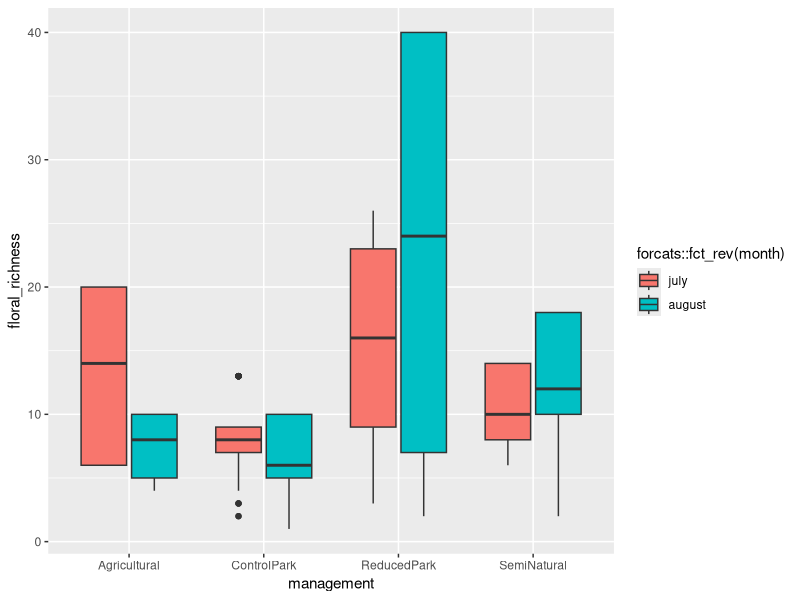
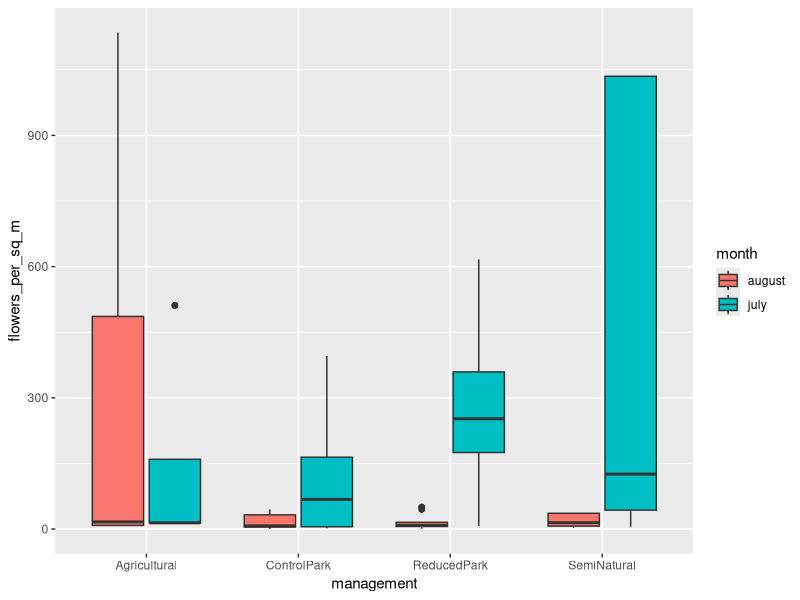

Generate these figures, in order, with R:
library(tidyverse)

# load data
floral_data <- read.csv("floral_abundances.csv")
site_gps_data <- read.csv("all_sites_2020.csv")

# merge floral data and site data tables by site name
merged_df <- (floral_data %>% full_join(site_gps_data))

# reshape longwise to have row for each month|site combo
# new column (key) = month, new column (value) = number of floral units
merged_df_2 <- merged_df %>%
  # simplify column names to represent months before gathering
  rename(july = number_of_floral_units_july) %>%
  rename(august = number_of_floral_units_august) %>%
  gather(key = month, value = number_floral_units, 
         july:august)

# calculate floral richness 
# (count of rows that represent species|month|site)
# a value of -1 for number_floral_units represents absent
# from sytematically placed plots but present at the site.
# here, include these -1 values for richness at the site.
merged_df_summarised_2 <- merged_df_2 %>% 
  group_by(site, month) %>% 
  # remove rows where plant was flowering at site in 
  # other month but not the month specified in 'month'
  filter(number_floral_units != 0)  %>% 
  # count number of rows to get floral species richness
  add_count() %>%
  # add a more descriptive column name
  rename(floral_richness = n)

# plot floral species richness my month|site
Q <- ggplot(merged_df_summarised_2, 
            aes(x = management, y = floral_richness)) +
  geom_boxplot(aes(fill = forcats::fct_rev(month)))
Q


# calculate sum of all floral units per site per month
# a value of -1 for number_floral_units represents absent
# from sytematically placed plots but present at the site.
# so do not want to include rows where number of floral units = -1.
merged_df_summarised_3 <- merged_df_summarised_2 %>%
  group_by(site, month) %>%
  filter(number_floral_units > -1) %>%
  mutate(number_floral_units = na_if(number_floral_units, -1)) %>%
  # surveyed 15 plots so divide by 15 to get per m^2 value
  mutate(flowers_per_sq_m = 
           sum(number_floral_units)/15) %>%
  # remove this site until decide what to do with it
  # everett_crowley is a pollinator garden, very different from 
  # a typical park and not necessarily reduced management but instead
  # active flowering planting management.
  filter(site != "everett_crowley_park")

# plot floral abundance my month|site
P <- ggplot(merged_df_summarised_3, 
            aes(x = management, y = flowers_per_sq_m, fill = month)) +
  geom_boxplot()
P

# edit or simulate: China creek Park, everett crowley park, campbell rd july.
